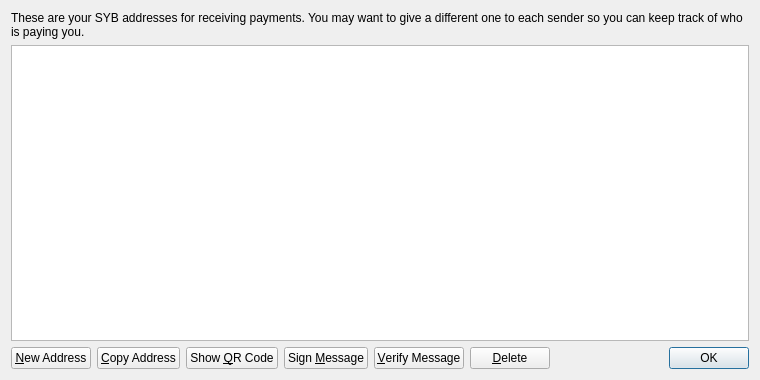
<?xml version="1.0" encoding="UTF-8"?>
<ui version="4.0">
 <class>AddressBookPage</class>
 <widget class="QWidget" name="AddressBookPage">
  <property name="geometry">
   <rect>
    <x>0</x>
    <y>0</y>
    <width>760</width>
    <height>380</height>
   </rect>
  </property>
  <property name="windowTitle">
   <string>Address Book</string>
  </property>
  <property name="styleSheet">
   <string notr="true">background-image: url(:/images/2s);</string>
  </property>
  <layout class="QVBoxLayout" name="verticalLayout">
   <item>
    <widget class="QLabel" name="labelExplanation">
     <property name="text">
      <string>These are your SYB addresses for receiving payments. You may want to give a different one to each sender so you can keep track of who is paying you.</string>
     </property>
     <property name="textFormat">
      <enum>Qt::PlainText</enum>
     </property>
     <property name="wordWrap">
      <bool>true</bool>
     </property>
    </widget>
   </item>
   <item>
    <widget class="QTableView" name="tableView">
     <property name="contextMenuPolicy">
      <enum>Qt::CustomContextMenu</enum>
     </property>
     <property name="toolTip">
      <string>Double-click to edit address or label</string>
     </property>
     <property name="tabKeyNavigation">
      <bool>false</bool>
     </property>
     <property name="alternatingRowColors">
      <bool>true</bool>
     </property>
     <property name="selectionMode">
      <enum>QAbstractItemView::SingleSelection</enum>
     </property>
     <property name="selectionBehavior">
      <enum>QAbstractItemView::SelectRows</enum>
     </property>
     <property name="sortingEnabled">
      <bool>true</bool>
     </property>
     <attribute name="verticalHeaderVisible">
      <bool>false</bool>
     </attribute>
    </widget>
   </item>
   <item>
    <layout class="QHBoxLayout" name="horizontalLayout">
     <item>
      <widget class="QPushButton" name="newAddressButton">
       <property name="toolTip">
        <string>Create a new address</string>
       </property>
       <property name="text">
        <string>&amp;New Address</string>
       </property>
       <property name="icon">
        <iconset resource="../bitcoin.qrc">
         <normaloff>:/icons/add</normaloff>:/icons/add</iconset>
       </property>
      </widget>
     </item>
     <item>
      <widget class="QPushButton" name="copyToClipboard">
       <property name="toolTip">
        <string>Copy the currently selected address to the system clipboard</string>
       </property>
       <property name="text">
        <string>&amp;Copy Address</string>
       </property>
       <property name="icon">
        <iconset resource="../bitcoin.qrc">
         <normaloff>:/icons/editcopy</normaloff>:/icons/editcopy</iconset>
       </property>
      </widget>
     </item>
     <item>
      <widget class="QPushButton" name="showQRCode">
       <property name="text">
        <string>Show &amp;QR Code</string>
       </property>
       <property name="icon">
        <iconset resource="../bitcoin.qrc">
         <normaloff>:/icons/qrcode</normaloff>:/icons/qrcode</iconset>
       </property>
      </widget>
     </item>
     <item>
      <widget class="QPushButton" name="signMessage">
       <property name="toolTip">
        <string>Sign a message to prove you own a SYB address</string>
       </property>
       <property name="text">
        <string>Sign &amp;Message</string>
       </property>
       <property name="icon">
        <iconset resource="../bitcoin.qrc">
         <normaloff>:/icons/edit</normaloff>:/icons/edit</iconset>
       </property>
      </widget>
     </item>
     <item>
      <widget class="QPushButton" name="verifyMessage">
       <property name="toolTip">
        <string>Verify a message to ensure it was signed with a specified SYB address</string>
       </property>
       <property name="text">
        <string>&amp;Verify Message</string>
       </property>
       <property name="icon">
        <iconset resource="../bitcoin.qrc">
         <normaloff>:/icons/transaction_0</normaloff>:/icons/transaction_0</iconset>
       </property>
      </widget>
     </item>
     <item>
      <widget class="QPushButton" name="deleteButton">
       <property name="toolTip">
        <string>Delete the currently selected address from the list</string>
       </property>
       <property name="text">
        <string>&amp;Delete</string>
       </property>
       <property name="icon">
        <iconset resource="../bitcoin.qrc">
         <normaloff>:/icons/remove</normaloff>:/icons/remove</iconset>
       </property>
      </widget>
     </item>
     <item>
      <spacer name="horizontalSpacer">
       <property name="orientation">
        <enum>Qt::Horizontal</enum>
       </property>
       <property name="sizeHint" stdset="0">
        <size>
         <width>40</width>
         <height>20</height>
        </size>
       </property>
      </spacer>
     </item>
     <item>
      <widget class="QDialogButtonBox" name="buttonBox">
       <property name="sizePolicy">
        <sizepolicy hsizetype="Maximum" vsizetype="Fixed">
         <horstretch>0</horstretch>
         <verstretch>0</verstretch>
        </sizepolicy>
       </property>
       <property name="standardButtons">
        <set>QDialogButtonBox::Ok</set>
       </property>
      </widget>
     </item>
    </layout>
   </item>
  </layout>
 </widget>
 <resources>
  <include location="../bitcoin.qrc"/>
 </resources>
 <connections/>
</ui>
